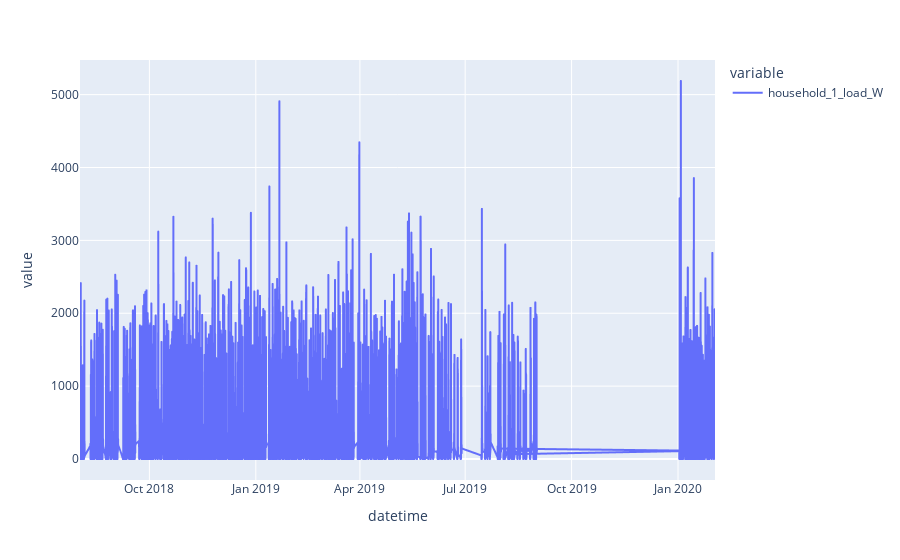

Notebook source saved alongside this figure:
### Code cell
px.line(df_clean)

### Figure 1 — Plotly figure (JSON) as saved in the notebook; plotly's stock layout.template omitted (floating-point values rounded to 4 significant figures; data arrays with more than 128 entries replaced by an {"elided": "..."} marker saying what was removed)
{"data": [{"hovertemplate": "variable=household_1_load_W<br>datetime=%{x}<br>value=%{y}<extra></extra>", "legendgroup": "household_1_load_W", "line": {"color": "#636efa", "dash": "solid"}, "marker": {"symbol": "circle"}, "mode": "lines", "name": "household_1_load_W", "showlegend": true, "type": "scattergl", "x": {"elided": "29468 str values"}, "xaxis": "x", "y": {"elided": "29468 float values"}, "yaxis": "y"}], "layout": {"legend": {"title": {"text": "variable"}, "tracegroupgap": 0}, "margin": {"t": 60}, "xaxis": {"anchor": "y", "domain": [0, 1], "title": {"text": "datetime"}}, "yaxis": {"anchor": "x", "domain": [0, 1], "title": {"text": "value"}}}}
